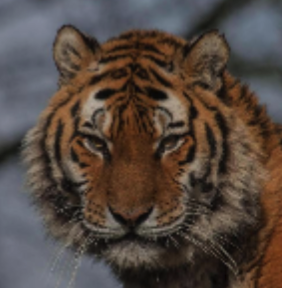
#> input picture examples/data/image1.png, 282 x 288 px
$ python -i imagehash.py   (imports and definitions only)
#> lines starting #> are read from the running program, lines starting #| are printed output that depends on the picture; after the words box and inside, x2 and y2 are one past the last pixel; in counts of white or black regions, pixels touching at a corner belong together
# -*- coding: utf-8 -*-
"""
Image hashing library
======================
Example:
>>> from PIL import Image
>>> import imagehash
>>> hash = imagehash.average_hash(Image.open('test.png'))
>>> print(hash)
d879f8f89b1bbf
>>> otherhash = imagehash.average_hash(Image.open('other.bmp'))
>>> print(otherhash)
ffff3720200ffff
>>> print(hash == otherhash)
False
>>> print(hash - otherhash)
36
>>> for r in range(1, 30, 5):
...     rothash = imagehash.average_hash(Image.open('test.png').rotate(r))
...     print('Rotation by %d: %d Hamming difference' % (r, hash - rothash))
...
Rotation by 1: 2 Hamming difference
Rotation by 6: 11 Hamming difference
Rotation by 11: 13 Hamming difference
Rotation by 16: 17 Hamming difference
Rotation by 21: 19 Hamming difference
Rotation by 26: 21 Hamming difference
>>>
"""

from __future__ import (absolute_import, division, print_function)

from PIL import Image, ImageFilter
import numpy

__version__ = "4.2.1"

"""
You may copy this file, if you keep the copyright information below:
Copyright (c) 2013-2020, Johannes Buchner
https://github.com/JohannesBuchner/imagehash
All rights reserved.
Redistribution and use in source and binary forms, with or without
modification, are permitted provided that the following conditions are
met:
Redistributions of source code must retain the above copyright
notice, this list of conditions and the following disclaimer.
Redistributions in binary form must reproduce the above copyright
notice, this list of conditions and the following disclaimer in the
documentation and/or other materials provided with the distribution.
THIS SOFTWARE IS PROVIDED BY THE COPYRIGHT HOLDERS AND CONTRIBUTORS "AS
IS" AND ANY EXPRESS OR IMPLIED WARRANTIES, INCLUDING, BUT NOT LIMITED
TO, THE IMPLIED WARRANTIES OF MERCHANTABILITY AND FITNESS FOR A
PARTICULAR PURPOSE ARE DISCLAIMED. IN NO EVENT SHALL THE COPYRIGHT
HOLDER OR CONTRIBUTORS BE LIABLE FOR ANY DIRECT, INDIRECT, INCIDENTAL,
SPECIAL, EXEMPLARY, OR CONSEQUENTIAL DAMAGES (INCLUDING, BUT NOT
LIMITED TO, PROCUREMENT OF SUBSTITUTE GOODS OR SERVICES; LOSS OF USE,
DATA, OR PROFITS; OR BUSINESS INTERRUPTION) HOWEVER CAUSED AND ON ANY
THEORY OF LIABILITY, WHETHER IN CONTRACT, STRICT LIABILITY, OR TORT
(INCLUDING NEGLIGENCE OR OTHERWISE) ARISING IN ANY WAY OUT OF THE USE
OF THIS SOFTWARE, EVEN IF ADVISED OF THE POSSIBILITY OF SUCH DAMAGE.
"""


# [7 lines left out: function _binary_array_to_hex, not called in this run]


class ImageHash(object):
    """
    Hash encapsulation. Can be used for dictionary keys and comparisons.
    """

    def __init__(self, binary_array):
        self.hash = binary_array

    def __str__(self):
        return _binary_array_to_hex(self.hash.flatten())

    def __repr__(self):
        return repr(self.hash)

    # [16 lines left out: functions __sub__, __eq__, __ne__, not called in this run]

    def __hash__(self):
        # this returns a 8 bit integer, intentionally shortening the information
        return sum([2 ** (i % 8) for i, v in enumerate(self.hash.flatten()) if v])

    def __len__(self):
        # Returns the bit length of the hash
        return self.hash.size


# [104 lines left out: functions hex_to_hash, hex_to_flathash, old_hex_to_hash, average_hash, phash, phash_simple, not called in this run]


def dhash(image, hash_size=8):
    """
    Difference Hash computation.
    following http://www.hackerfactor.com/blog/index.php?/archives/529-Kind-of-Like-That.html
    computes differences horizontally
    @image must be a PIL instance.
    """
    # resize(w, h), but numpy.array((h, w))
    if hash_size < 2:
        raise ValueError("Hash size must be greater than or equal to 2")

    image = image.convert("L").resize((hash_size + 1, hash_size), Image.Resampling.LANCZOS)
    pixels = numpy.asarray(image)
    # compute differences between columns
    diff = pixels[:, 1:] > pixels[:, :-1]
    return ImageHash(diff)


# [110 lines left out: functions dhash_vertical, whash, colorhash, not called in this run]


class ImageMultiHash(object):
    """
    This is an image hash containing a list of individual hashes for segments of the image.
    The matching logic is implemented as described in Efficient Cropping-Resistant Robust Image Hashing
    """

    def __init__(self, hashes):
        self.segment_hashes = hashes

    # [4 lines left out: function __eq__, not called in this run]

    def __ne__(self, other):
        return not self.matches(other)

    # [9 lines left out: function __sub__, not called in this run]

    def __hash__(self):
        return hash(tuple(hash(segment) for segment in self.segment_hashes))

    def __str__(self):
        return ",".join(str(x) for x in self.segment_hashes)

    def __repr__(self):
        return repr(self.segment_hashes)

    # [51 lines left out: functions hash_diff, matches, best_match, not called in this run]


def _find_region(remaining_pixels, segmented_pixels):
    """
    Finds a region and returns a set of pixel coordinates for it.
    :param remaining_pixels: A numpy bool array, with True meaning the pixels are remaining to segment
    :param segmented_pixels: A set of pixel coordinates which have already been assigned to segment. This will be
    updated with the new pixels added to the returned segment.
    """
    in_region = set()
    not_in_region = set()
    # Find the first pixel in remaining_pixels with a value of True
    available_pixels = numpy.transpose(numpy.nonzero(remaining_pixels))
    start = tuple(available_pixels[0])
    in_region.add(start)
    new_pixels = in_region.copy()
    while True:
        try_next = set()
        # Find surrounding pixels
        for pixel in new_pixels:
            x, y = pixel
            neighbours = [
                (x - 1, y),
                (x + 1, y),
                (x, y - 1),
                (x, y + 1)
            ]
            try_next.update(neighbours)
        # Remove pixels we have already seen
        try_next.difference_update(segmented_pixels, not_in_region)
        # If there's no more pixels to try, the region is complete
        if not try_next:
            break
        # Empty new pixels set, so we know whose neighbour's to check next time
        new_pixels = set()
        # Check new pixels
        for pixel in try_next:
            if remaining_pixels[pixel]:
                in_region.add(pixel)
                new_pixels.add(pixel)
                segmented_pixels.add(pixel)
            else:
                not_in_region.add(pixel)
    return in_region


def _find_all_segments(pixels, segment_threshold, min_segment_size):
    """
    Finds all the regions within an image pixel array, and returns a list of the regions.
    Note: Slightly different segmentations are produced when using pillow version 6 vs. >=7, due to a change in
    rounding in the greyscale conversion.
    :param pixels: A numpy array of the pixel brightnesses.
    :param segment_threshold: The brightness threshold to use when differentiating between hills and valleys.
    :param min_segment_size: The minimum number of pixels for a segment.
    """
    img_width, img_height = pixels.shape
    # threshold pixels
    threshold_pixels = pixels > segment_threshold
    unassigned_pixels = numpy.full(pixels.shape, True, dtype=bool)

    segments = []
    already_segmented = set()

    # Add all the pixels around the border outside the image:
    already_segmented.update([(-1, z) for z in range(img_height)])
    already_segmented.update([(z, -1) for z in range(img_width)])
    already_segmented.update([(img_width, z) for z in range(img_height)])
    already_segmented.update([(z, img_height) for z in range(img_width)])

    # Find all the "hill" regions
    while numpy.bitwise_and(threshold_pixels, unassigned_pixels).any():
        remaining_pixels = numpy.bitwise_and(threshold_pixels, unassigned_pixels)
        segment = _find_region(remaining_pixels, already_segmented)
        # Apply segment
        if len(segment) > min_segment_size:
            segments.append(segment)
        for pix in segment:
            unassigned_pixels[pix] = False

    # Invert the threshold matrix, and find "valleys"
    threshold_pixels_i = numpy.invert(threshold_pixels)
    while len(already_segmented) < img_width * img_height:
        remaining_pixels = numpy.bitwise_and(threshold_pixels_i, unassigned_pixels)
        segment = _find_region(remaining_pixels, already_segmented)
        # Apply segment
        if len(segment) > min_segment_size:
            segments.append(segment)
        for pix in segment:
            unassigned_pixels[pix] = False

    return segments


def crop_resistant_hash(
        image,
        hash_func=None,
        limit_segments=None,
        segment_threshold=128,
        min_segment_size=500,
        segmentation_image_size=300
):
    """
    Creates a CropResistantHash object, by the algorithm described in the paper "Efficient Cropping-Resistant Robust
    Image Hashing". DOI 10.1109/ARES.2014.85
    This algorithm partitions the image into bright and dark segments, using a watershed-like algorithm, and then does
    an image hash on each segment. This makes the image much more resistant to cropping than other algorithms, with
    the paper claiming resistance to up to 50% cropping, while most other algorithms stop at about 5% cropping.
    Note: Slightly different segmentations are produced when using pillow version 6 vs. >=7, due to a change in
    rounding in the greyscale conversion. This leads to a slightly different result.
    :param image: The image to hash
    :param hash_func: The hashing function to use
    :param limit_segments: If you have storage requirements, you can limit to hashing only the M largest segments
    :param segment_threshold: Brightness threshold between hills and valleys. This should be static, putting it between
    peak and trough dynamically breaks the matching
    :param min_segment_size: Minimum number of pixels for a hashable segment
    :param segmentation_image_size: Size which the image is resized to before segmentation
    """
    if hash_func is None:
        hash_func = dhash

    orig_image = image.copy()
    # Convert to gray scale and resize
    image = image.convert("L").resize((segmentation_image_size, segmentation_image_size), Image.Resampling.LANCZOS)
    # Add filters
    image = image.filter(ImageFilter.GaussianBlur()).filter(ImageFilter.MedianFilter())
    pixels = numpy.array(image).astype(numpy.float32)

    segments = _find_all_segments(pixels, segment_threshold, min_segment_size)

    # If there are no segments, have 1 segment including the whole image
    if not segments:
        full_image_segment = {(0, 0), (segmentation_image_size - 1, segmentation_image_size - 1)}
        segments.append(full_image_segment)

    # If segment limit is set, discard the smaller segments
    if limit_segments:
        segments = sorted(segments, key=lambda s: len(s), reverse=True)[:limit_segments]

    # Create bounding box for each segment
    hashes = []
    for segment in segments:
        orig_w, orig_h = orig_image.size
        scale_w = float(orig_w) / segmentation_image_size
        scale_h = float(orig_h) / segmentation_image_size
        min_y = min(coord[0] for coord in segment) * scale_h
        min_x = min(coord[1] for coord in segment) * scale_w
        max_y = (max(coord[0] for coord in segment) + 1) * scale_h
        max_x = (max(coord[1] for coord in segment) + 1) * scale_w
        # Compute robust hash for each bounding box
        bounding_box = orig_image.crop((min_x, min_y, max_x, max_y))
        hashes.append(hash_func(bounding_box))
    # [6 lines of commented-out code are left out]

    return ImageMultiHash(hashes)

>>> from PIL import Image
>>> picture = Image.open('../../examples/data/image1.png')
#> picture is the input picture: PIL image 282x288 RGBA; mean R, G, B, A 83.8, 71.6, 64.4, 255
>>> result = crop_resistant_hash(picture)
#> in crop_resistant_hash, `image = image.convert("L").resize((segmentation_image_size, segmentati..`:
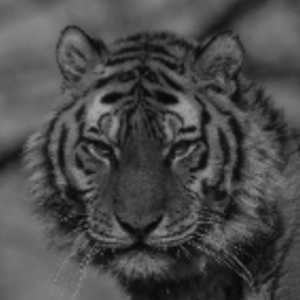
#> image: PIL image 300x300 L; min 6, max 169, mean 74.4
#> in _find_all_segments, `threshold_pixels = pixels > segment_threshold`:
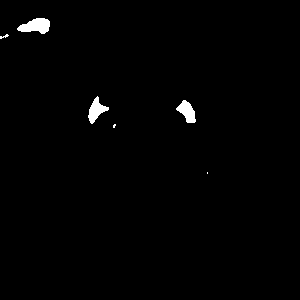
#> threshold_pixels: shape (300, 300) bool; 1% white; 6 white regions (2 under 20 px), largest, box (x1, y1, x2, y2) and area: (17, 18, 50, 34) 351, (88, 96, 109, 124) 267, (176, 100, 196, 123) 261, (0, 34, 9, 39) 20
#> the loop in _find_all_segments, `while numpy.bitwise_and(threshold_pixels, unassigned_pixels).any():` made 6 passes
#> start in _find_region on passes 1 to 5: (18, 36), (34, 6), (96, 97), (100, 183), (124, 114)
#> available_pixels in _find_region on pass 6: [[172, 207], [173, 207]]
#> pass 2, in _find_all_segments, `remaining_pixels = numpy.bitwise_and(threshold_pixels, unassigned_pixe..`:
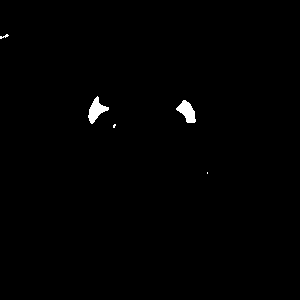
#> remaining_pixels: shape (300, 300) bool; 0.62% white; 5 white regions (2 under 20 px), largest, box (x1, y1, x2, y2) and area: (88, 96, 109, 124) 267, (176, 100, 196, 123) 261, (0, 34, 9, 39) 20
#> after the loop in _find_all_segments, `while numpy.bitwise_and(threshold_pixels, unassigned_pixels).any():`:
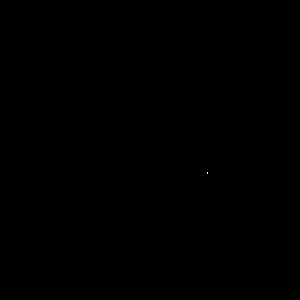
#> remaining_pixels: shape (300, 300) bool; 0% white in thin lines or dots, all inside (x1, y1, x2, y2) = (207, 172, 208, 174)
#> after the loop in _find_all_segments, `while numpy.bitwise_and(threshold_pixels, unassigned_pixels).any():`: segments = []
#> the loop in _find_all_segments, `while len(already_segmented) < img_width * img_height:` made 1 pass
#> start in _find_region on pass 1: (0, 0)
#> after the loop in _find_all_segments, `while len(already_segmented) < img_width * img_height:`: unassigned_pixels: shape (300, 300) bool; every value is 0
#> after the loop in _find_all_segments, `while len(already_segmented) < img_width * img_height:`: segments = 1 item
#> the loop in crop_resistant_hash, `for segment in segments:` made 1 pass
#> (orig_w, orig_h, scale_w, scale_h, min_y, min_x, max_y, max_x) on pass 1: (282, 288, 0.94, 0.96, 0, 0, 288, 282)

$ run again, on examples/data/image10.png
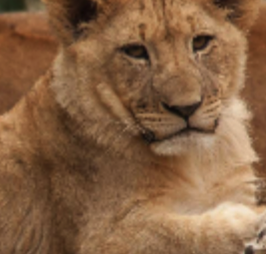
#> input picture examples/data/image10.png, 266 x 254 px
#> picture is the input picture: PIL image 266x254 RGBA; mean R, G, B, A 135.6, 98.7, 68.3, 255
#> in _find_all_segments, `threshold_pixels = pixels > segment_threshold`:
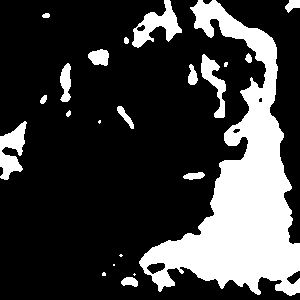
#> threshold_pixels: shape (300, 300) bool; 23.9% white; 22 white regions (6 under 20 px), largest, box (x1, y1, x2, y2) and area: (139, 0, 300, 296) 17517, (132, 0, 182, 48) 997, (0, 121, 27, 180) 873
#> the loop in _find_all_segments, `while numpy.bitwise_and(threshold_pixels, unassigned_pixels).any():` made 22 passes
#> start in _find_region on passes 1 to 8: (0, 164), (0, 198), (0, 289), (13, 45), (37, 125), (49, 100), (53, 248), (54, 203)
#> after the loop in _find_all_segments, `while numpy.bitwise_and(threshold_pixels, unassigned_pixels).any():`: segments = 4 items
#> the loop in _find_all_segments, `while len(already_segmented) < img_width * img_height:` made 3 passes
#> start in _find_region on passes 1 to 3: (0, 0), (0, 203), (0, 216)
#> after the loop in _find_all_segments, `while len(already_segmented) < img_width * img_height:`: segments = 6 items
#> the loop in crop_resistant_hash, `for segment in segments:` made 6 passes
#> (min_y, min_x, max_y, max_x) on passes 1 to 6: (0, 117, 40.64, 161.4), (0, 123.2, 250.6, 266), (45.72, 178.2, 99.91, 200.4), (102.4, 0, 152.4, 23.94), (0, 0, 254, 266), (0, 191.5, 206.6, 266)
#> after the loop in crop_resistant_hash, `for segment in segments:`:
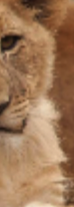
#> bounding_box: PIL image 74x207 RGBA; mean R, G, B, A 158.6, 120.2, 87.8, 255

$ run again, on examples/data/image3.png
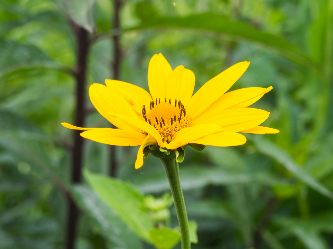
#> input picture examples/data/image3.png, 333 x 249 px
#> picture is the input picture: PIL image 333x249 RGBA; mean R, G, B, A 109.7, 132.3, 46.9, 255
#> in _find_all_segments, `threshold_pixels = pixels > segment_threshold`:
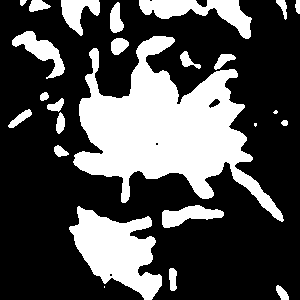
#> threshold_pixels: shape (300, 300) bool; 30.7% white; 25 white regions (3 under 20 px), largest, box (x1, y1, x2, y2) and area: (73, 36, 284, 222) 16460, (69, 206, 162, 300) 4753, (139, 0, 252, 39) 1800
#> the loop in _find_all_segments, `while numpy.bitwise_and(threshold_pixels, unassigned_pixels).any():` made 25 passes
#> start in _find_region on passes 1 to 8: (0, 20), (0, 32), (0, 61), (0, 139), (0, 276), (0, 296), (2, 117), (31, 26)
#> after the loop in _find_all_segments, `while numpy.bitwise_and(threshold_pixels, unassigned_pixels).any():`: segments = 6 items
#> the loop in _find_all_segments, `while len(already_segmented) < img_width * img_height:` made 1 pass
#> start in _find_region on pass 1: (0, 0)
#> after the loop in _find_all_segments, `while len(already_segmented) < img_width * img_height:`: segments = 7 items
#> the loop in crop_resistant_hash, `for segment in segments:` made 7 passes
#> (min_y, min_x, max_y, max_x) on passes 1 to 7: (0, 67.71, 29.88, 111), (0, 154.3, 32.37, 279.7), (25.73, 13.32, 65.57, 72.15), (29.88, 81.03, 184.3, 315.2), (170.2, 179.8, 189.2, 248.6), (171, 76.59, 249, 179.8), (0, 0, 249, 333)
#> pass 3, in crop_resistant_hash, `bounding_box = orig_image.crop((min_x, min_y, max_x, max_y))`:
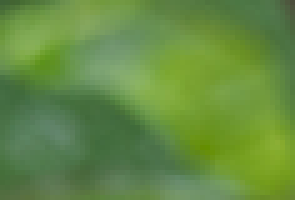
#> bounding_box: PIL image 59x40 RGBA (shown 5 times larger); mean R, G, B, A 100.5, 139.7, 67.2, 255

$ run again, on examples/data/image5.png
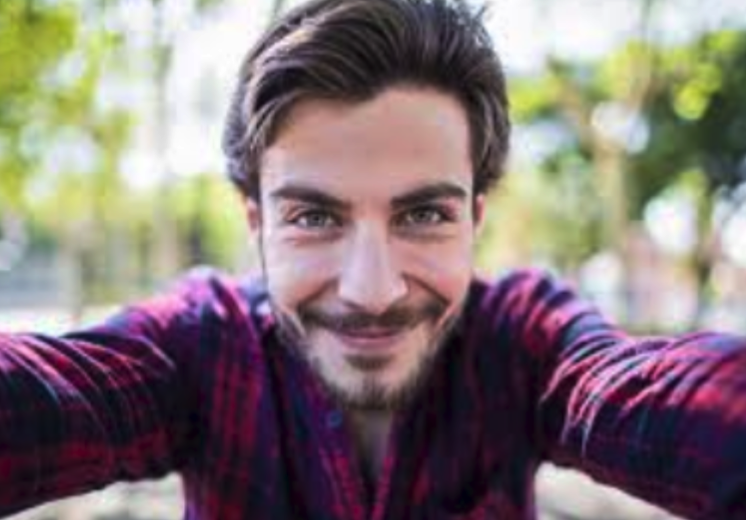
#> input picture examples/data/image5.png, 746 x 520 px
#> picture is the input picture: PIL image 746x520 RGBA; mean R, G, B, A 132.8, 119.2, 118.6, 255
#> in _find_all_segments, `threshold_pixels = pixels > segment_threshold`:
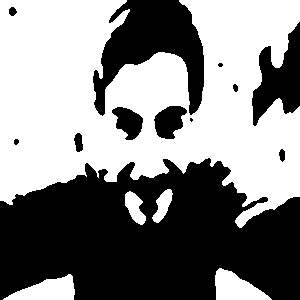
#> threshold_pixels: shape (300, 300) bool; 52.5% white; 12 black regions (2 under 20 px), largest, box (x1, y1, x2, y2) and area: (0, 158, 300, 300) 32046, (93, 0, 204, 116) 6348, (252, 22, 300, 126) 2624
#> the loop in _find_all_segments, `while numpy.bitwise_and(threshold_pixels, unassigned_pixels).any():` made 5 passes
#> start in _find_region on passes 1 to 5: (0, 0), (189, 167), (191, 129), (268, 219), (274, 68)
#> after the loop in _find_all_segments, `while numpy.bitwise_and(threshold_pixels, unassigned_pixels).any():`: segments = 3 items
#> the loop in _find_all_segments, `while len(already_segmented) < img_width * img_height:` made 12 passes
#> start in _find_region on passes 1 to 8: (0, 127), (7, 11), (22, 299), (63, 219), (84, 234), (106, 169), (107, 117), (118, 190)
#> after the loop in _find_all_segments, `while len(already_segmented) < img_width * img_height:`: segments = 8 items
#> the loop in crop_resistant_hash, `for segment in segments:` made 8 passes
#> (min_y, min_x, max_y, max_x) on passes 1 to 8: (0, 0, 395.2, 746), (464.5, 534.6, 520, 676.4), (474.9, 7.46, 520, 186.5), (0, 231.3, 201.1, 507.3), (38.13, 626.6, 218.4, 746), (183.7, 382.9, 240.9, 465), (185.5, 278.5, 242.7, 355.6), (273.9, 0, 520, 746)
#> after the loop in crop_resistant_hash, `for segment in segments:`:
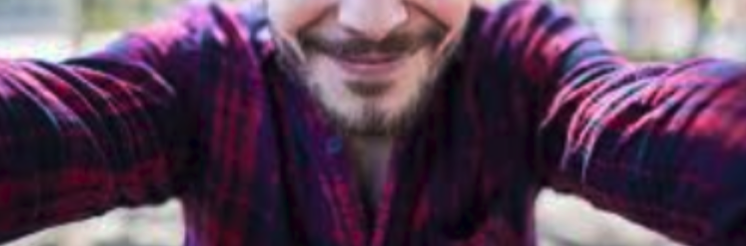
#> bounding_box: PIL image 746x246 RGBA; mean R, G, B, A 91, 65.8, 87.5, 255
